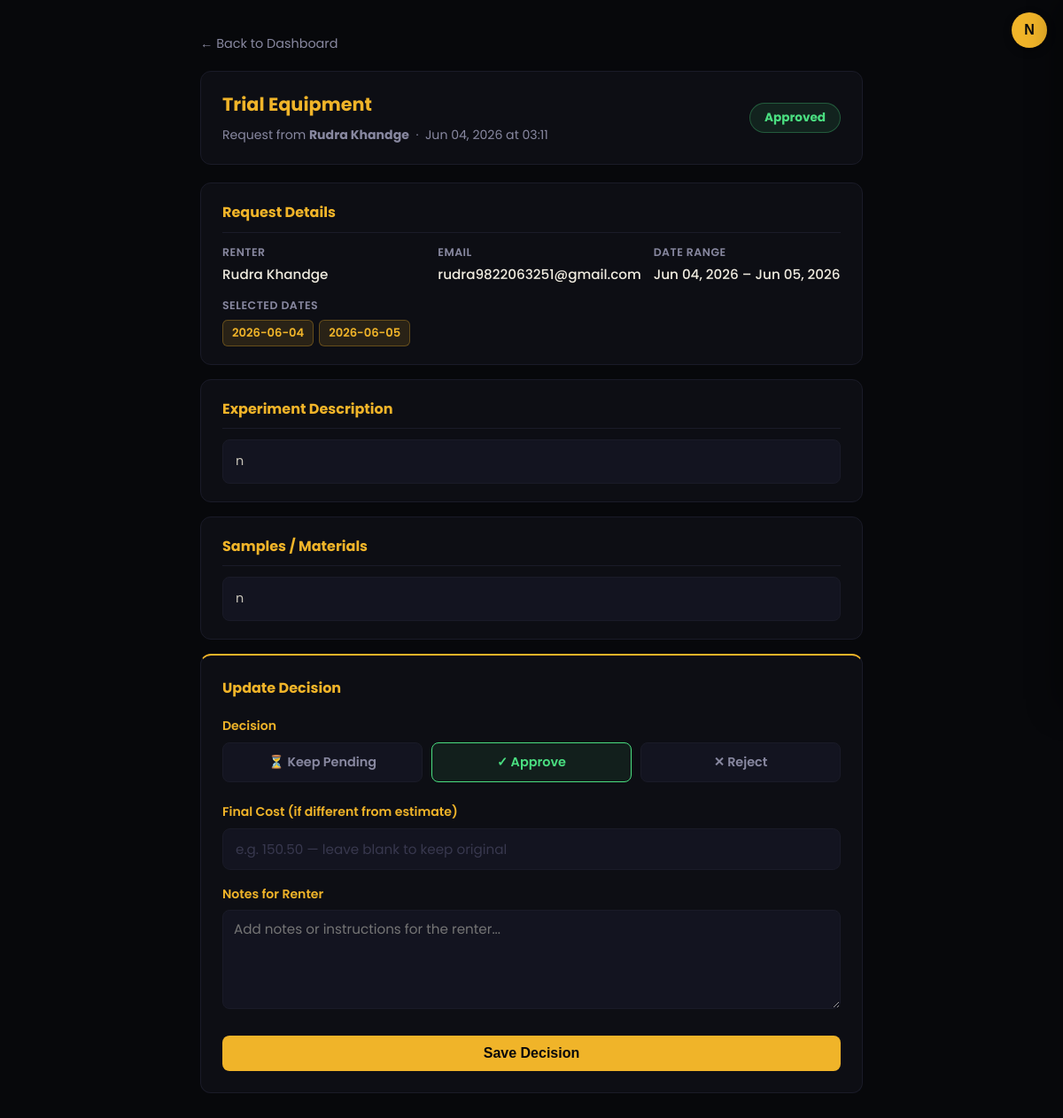
Screenshot of /booking/1/manage (signed in) with the database file from the repository.
### models.py (models this page shows, shortened)
class Equipment(db.Model):
    id = db.Column(db.Integer, primary_key=True)
    name = db.Column(db.String(100), nullable=False)
    category = db.Column(db.String(50), nullable=False)
    description = db.Column(db.Text)
    model_number = db.Column(db.String(100))
    manufacturer = db.Column(db.String(100))
    primary_image_filename = db.Column(db.String(100))
    secondary_images_filenames = db.Column(db.JSON)
    tech_specs_pdf_filename = db.Column(db.String(100))
    instruction_manual_pdf_filename = db.Column(db.String(100))
    terms_pdf_filename = db.Column(db.String(100))
    safety_requirements = db.Column(db.Text)
    cost_onsite = db.Column(db.Float)
    cost_remote = db.Column(db.Float)
    average_rating_cache = db.Column(db.Float, default=0)
    ratings_count_cache = db.Column(db.Integer, default=0)
    available_days = db.Column(db.String(20), default='0,1,2,3,4')
    university_id = db.Column(db.Integer, db.ForeignKey('user.id'), nullable=False)
    university = db.relationship('User', back_populates='equipment')
    reviews = db.relationship('Rating', back_populates='equipment', cascade='all, delete-orphan', lazy='dynamic')
    blocked_dates = db.relationship('EquipmentBlockedDate', back_populates='equipment', cascade='all, delete-orphan', lazy='dynamic')

class User(UserMixin, db.Model):
    id = db.Column(db.Integer, primary_key=True)
    username = db.Column(db.String(64), unique=True, nullable=False)
    email = db.Column(db.String(120), unique=True, nullable=False)
    password_hash = db.Column(db.String(128))
    is_university = db.Column(db.Boolean, default=False)
    equipment = db.relationship('Equipment', back_populates='university', lazy='dynamic')
    bookings = db.relationship('Booking', foreign_keys='Booking.user_id', back_populates='renter', lazy='dynamic')
    review_replies = db.relationship('ReviewReply', back_populates='user', cascade='all, delete-orphan', lazy='dynamic')

class Booking(db.Model):
    id = db.Column(db.Integer, primary_key=True)
    user_id = db.Column(db.Integer, db.ForeignKey('user.id'), nullable=False)
    equipment_id = db.Column(db.Integer, db.ForeignKey('equipment.id'), nullable=False)
    experiment_description = db.Column(db.Text, nullable=False)
    samples_list = db.Column(db.Text)
    status = db.Column(db.String(50), nullable=False, default='Pending Approval')
    final_cost = db.Column(db.Float)
    university_notes = db.Column(db.Text)
    start_date = db.Column(db.Date, nullable=True)
    end_date = db.Column(db.Date, nullable=True)
    selected_dates = db.Column(db.JSON, nullable=True)  # list of 'YYYY-MM-DD' strings
    created_at = db.Column(db.DateTime, default=datetime.utcnow)
    renter = db.relationship('User', back_populates='bookings')
    equipment = db.relationship('Equipment', backref='bookings')

### app.py (the view, shortened to what this page needs)
@app.route('/booking/<int:booking_id>/manage', methods=['GET', 'POST'])
@login_required
def manage_booking(booking_id):
    booking = Booking.query.get_or_404(booking_id)
    if not current_user.is_university or booking.equipment.university_id != current_user.id:
        flash('You do not have permission to manage this booking.', 'error')
        return redirect(url_for('my_equipment'))
    form = UniversityApprovalForm()
    form.status.data = booking.status
    form.university_notes.data = booking.university_notes
    form.final_cost.data = booking.final_cost
    return render_template('manage_booking.html', title='Manage Booking', form=form, booking=booking)

### forms.py
class UniversityApprovalForm(FlaskForm):
    final_cost = FloatField('Final Cost (if different from estimate)', validators=[Optional()])
    university_notes = TextAreaField('Notes for Renter', render_kw={"rows": 4})
    status = RadioField('Decision', choices=[
        ('Pending Approval', 'Keep Pending'),
        ('Approved', 'Approve'),
        ('Rejected', 'Reject'),
    ], validators=[DataRequired()])
    submit = SubmitField('Update Booking')

### app.py (called while the page is built)
@login.user_loader
def load_user(id):
    return User.query.get(int(id))

### templates/manage_booking.html (shortened to what this page needs)
{% extends "base.html" %}
{% block content %}
<div class="booking-page">
    <a href="{{ url_for('my_equipment') }}" class="back-link">← Back to Dashboard</a>
    <div class="booking-header">
        <div>
            <h2>{{ booking.equipment.name }}</h2>
            <span class="booking-meta">
                Request from <strong>{{ booking.renter.username }}</strong>
                &nbsp;·&nbsp; {{ booking.created_at.strftime('%b %d, %Y at %H:%M') }}
            </span>
        </div>
        {% set s = booking.status %}
        <span class="status-badge {% if s == 'Approved' %}badge-approved{% elif s == 'Rejected' %}badge-rejected{% else %}badge-pending{% endif %}">
            {{ s }}
        </span>
    </div>
    <div class="detail-card">
        <h4>Request Details</h4>
        <div class="detail-row">
            <div class="detail-item">
                <div class="detail-label">Renter</div>
                <div class="detail-value">{{ booking.renter.username }}</div>
            </div>
            <div class="detail-item">
                <div class="detail-label">Email</div>
                <div class="detail-value">{{ booking.renter.email }}</div>
            </div>
            {% if booking.start_date %}
            <div class="detail-item">
                <div class="detail-label">Date Range</div>
                <div class="detail-value">
                    {{ booking.start_date.strftime('%b %d, %Y') }}
                    {% if booking.end_date and booking.end_date != booking.start_date %}
                        – {{ booking.end_date.strftime('%b %d, %Y') }}
                    {% endif %}
                </div>
            </div>
            {% endif %}
        </div>
        {% if booking.selected_dates %}
        <div style="margin-top: 12px;">
            <div class="detail-label" style="margin-bottom:6px;">Selected Dates</div>
            <div class="dates-grid">
                {% for d in booking.selected_dates %}
                    <span class="date-chip">{{ d }}</span>
                {% endfor %}
            </div>
        </div>
        {% endif %}
    </div>
    <div class="detail-card">
        <h4>Experiment Description</h4>
        <pre class="text-block">{{ booking.experiment_description }}</pre>
    </div>
    <div class="detail-card">
        <h4>Samples / Materials</h4>
        <pre class="text-block">{{ booking.samples_list or 'No samples listed.' }}</pre>
    </div>
    <div class="decision-card">
        <h4>Update Decision</h4>
        <form action="" method="post" novalidate>
            <div class="form-row">
                <label>Decision</label>
                <div class="status-options">
                    {% for subfield in form.status %}
                    <div class="status-opt">
                        <label for="{{ subfield.id }}">
                            {% if subfield._value() == 'Pending Approval' %}⏳{% elif subfield._value() == 'Approved' %}✓{% else %}✕{% endif %}
                            {{ subfield.label.text }}
                        </label>
                    </div>
                    {% endfor %}
                </div>
            </div>
            <div class="form-row">
                {{ form.final_cost.label }}
                {{ form.final_cost(placeholder="e.g. 150.50 — leave blank to keep original") }}
            </div>
            <div class="form-row">
                {{ form.university_notes.label }}
                {{ form.university_notes(placeholder="Add notes or instructions for the renter...", rows=4) }}
            </div>
            <button type="submit" class="submit-btn">Save Decision</button>
        </form>
    </div>
</div>
{% endblock %}

### templates/base.html (shortened to what this page needs)
<!DOCTYPE html>
<html lang="en">
<head>
    <link rel="stylesheet" href="https://cdnjs.cloudflare.com/ajax/libs/font-awesome/6.5.2/css/all.min.css">
    <link rel="stylesheet" href="{{ url_for('static', filename='css/forms.css') }}">
</head>
<body>
    {% block content %}{% endblock %}
    {% if current_user.is_authenticated %}
    <button class="profile-fab fab-visible" onclick="openProfilePanel()" title="{{ current_user.username }}">
        {{ current_user.username[0] }}
    </button>
    {% endif %}
</body>
</html>

### static/css/forms.css (style rules this page uses)
:root { --yellow: #f0b429; --yellow-light: #fce068; --yellow-dim: #9e7a10; --purple: #9f4ef0; --purple-light: #c890ff; --gradient: linear-gradient(160deg, #110820 0%, #07080b 35%, #07080b 65%, #0e0620 100%); --bg: #07080b; --bg-card: #0d0e14; --bg-elevated: #131420; --border: #1a1b28; --border-bright:#252636; --text: #f0ece0; --text-dim: #8888a0; --text-muted: #38384e; --danger: #f87171; --success: #4ade80; }
*, *::before, *::after { box-sizing: border-box; margin: 0; padding: 0; }
body { background: var(--gradient); background-attachment: fixed; color: var(--text); font-family: 'Poppins', Arial, sans-serif; min-height: 100vh; line-height: 1.65; }
input[type='text'], input[type='email'], input[type='tel'], input[type='password'] { width: 100%; padding: 11px 14px; border-radius: 9px; border: 1px solid var(--border); background: var(--bg-elevated); color: var(--text); font-family: inherit; font-size: 0.95rem; outline: none; transition: border-color .2s, box-shadow .2s; margin-bottom: 0; }
input::placeholder { color: var(--text-muted); }

### templates/_profile_panel.html (style rules this page uses)
.profile-fab { position: fixed; top: 14px; right: 18px; z-index: 9000; width: 40px; height: 40px; border-radius: 50%; background: #f0b429; border: none; color: #07080b; font-size: 1rem; font-weight: 700; cursor: pointer; box-shadow: 0 3px 10px rgba(0,0,0,0.4); display: none; align-items: center; justify-content: center; text-transform: uppercase; transition: transform .2s, box-shadow .2s; }
.profile-fab.fab-visible { display: flex; }

### rows the page displays
Equipment: equipment.name "Trial Equipment"
User: renter.username "Rudra Khandge", renter.email "rudra9822063251@gmail.com"
Booking: created_at "Jun 04, 2026 at 03:11", status "Approved", start_date "Jun 04, 2026", end_date "Jun 05, 2026", experiment_description "n", samples_list "n"
User: username "N"

### other values shown
{{ d }} "2026-06-04" "2026-06-05"
{{ subfield.label.text }} "Keep Pending" "Approve" "Reject"
